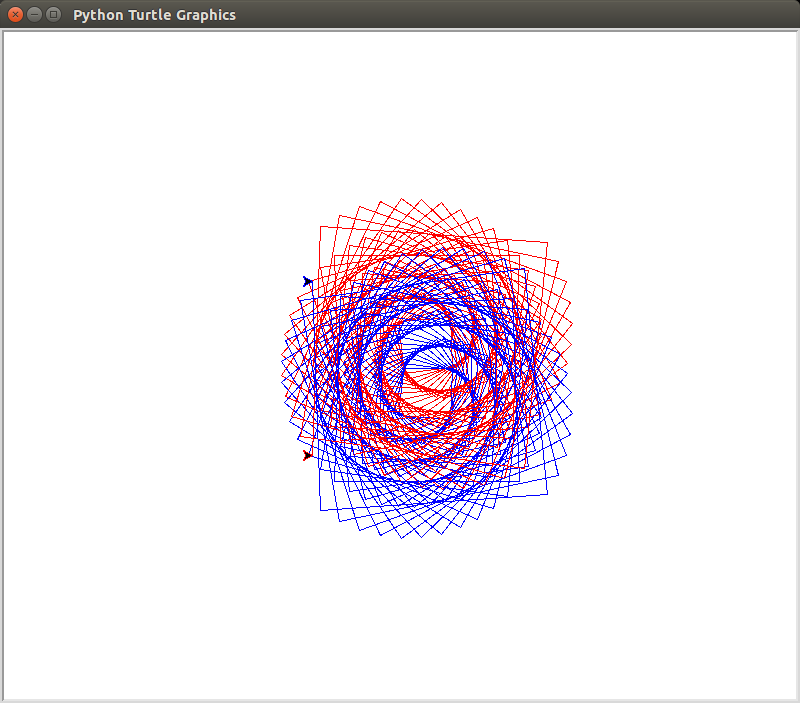

Write Python code to recreate this figure.
import turtle

myrtle = turtle.Turtle()
dude = turtle.Turtle()

myrtle.pencolor("red")
dude.pencolor("blue")

myrtle.speed(0)
dude.speed(0)

for i in range(180):
    myrtle.forward(i + 50)
    myrtle.left(92)
    dude.forward(i + 50)
    dude.right(92)

turtle.done()
